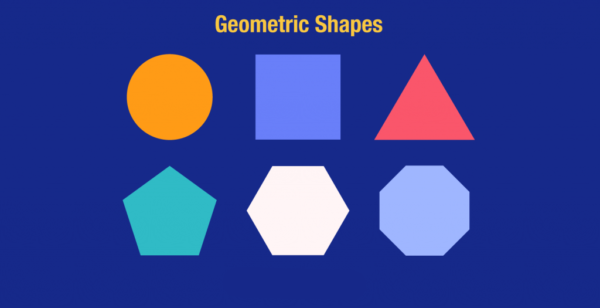
#> input picture lab5/geometric.png, 600 x 308 px
$ jupyter execute lab5.ipynb
#> lines starting #> are read from the running program, lines starting #| are printed output that depends on the picture; after the words box and inside, x2 and y2 are one past the last pixel; in counts of white or black regions, pixels touching at a corner belong together; pictures that were not available may be replaced by others from this repository, and a replacement may not be noted
[cell 1]
# 2.1 Gán nhãn ảnh
from PIL import Image
import numpy as np
import imageio.v2 as iio
import scipy.ndimage as nd
from skimage.morphology import label
from skimage.measure import regionprops
import matplotlib.pylab as plt
import matplotlib.patches as mpatches
from skimage.filters.thresholding import threshold_otsu

data = Image.open('geometric.png').convert('L')
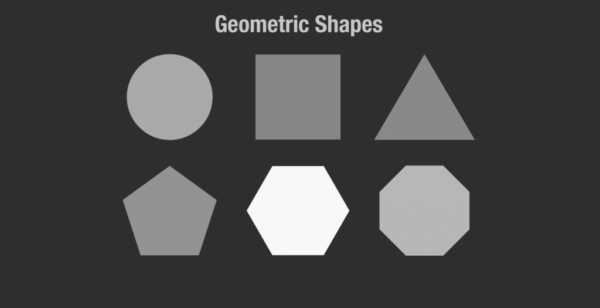
#> data: PIL image 600x308 L; min 45, max 248, mean 72.1
a = np.asarray(data)

# performing Otsu's thresholding
thres = threshold_otsu(a)
#> thres = 109
# pixels with intensity greater than the threshold are kept
b = a > thres
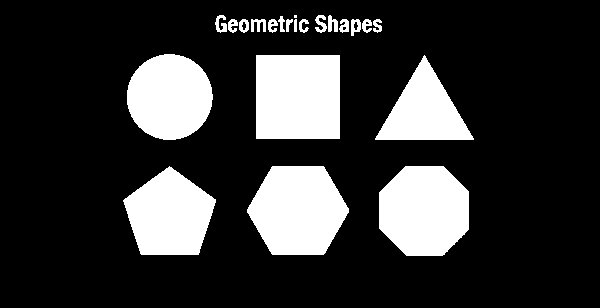
#> b: shape (308, 600) bool; 20.5% white; 22 white regions (1 under 20 px)

# labelling is performed on b
c = label(b)
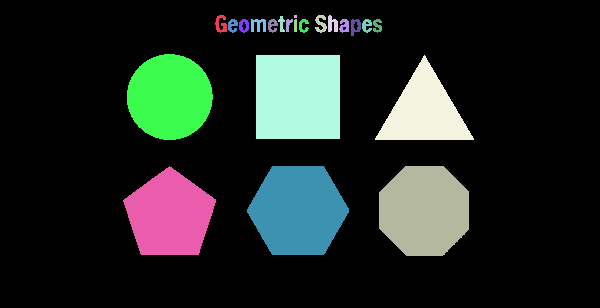
#> c: shape (308, 600) int32; 23 distinct labels, from 0 to 22; one colour per label, 0 black
cl = Image.fromarray(c)
iio.imsave('label_output.jpg', (c.astype(np.uint8)))
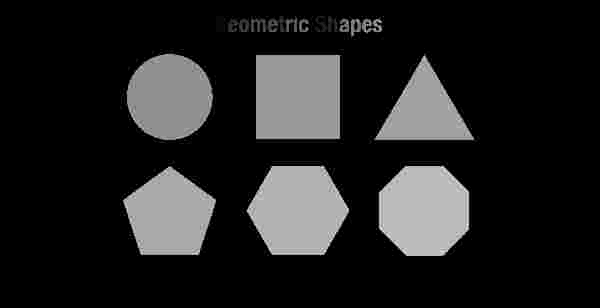
#> saved as label_output.jpg: shape (308, 600); min 0, max 30, mean 4; drawn with min black and max white


# on the labelled image c, regionprops is performed
properties = ['Area', 'Centroid', 'BoundingBox']
d = regionprops(c)
#> d = 22 regions; largest, box (x1, y1, x2, y2) and area: (256, 55, 340, 139) 7056, (247, 166, 349, 255) 6907, (379, 166, 469, 256) 6701, (127, 54, 213, 140) 5786, (123, 166, 216, 255) 5757

# the following command creates an empty plot of
# dimension 6 inch by 6 inch
fig, ax = plt.subplots(ncols=1, nrows=1, figsize=(6, 6))
ax.imshow(c, cmap='YlOrRd')

for i in d:
    lr, lc, ur, uc = i['BoundingBox']
    rec_width = uc - lc
    rec_height = ur - lr
    # Rectangular boxes with origin at (lr, lc) are drawn
    rect = mpatches.Rectangle((lc, lr), rec_width, rec_height, fill=False,
                              edgecolor='black', linewidth=2)
    ax.add_patch(rect)
#> this loop made 22 passes
#> (lr, lc, ur, uc, rec_width, rec_height) on passes 1 to 12: (15, 215, 33, 227, 12, 18), (15, 294, 18, 297, 3, 3), (15, 315, 33, 327, 12, 18), (15, 328, 32, 338, 10, 17), (16, 278, 32, 285, 7, 16), (19, 228, 33, 238, 10, 14), (19, 239, 33, 249, 10, 14), (19, 251, 32, 266, 15, 13), (19, 268, 33, 278, 10, 14), (19, 286, 32, 293, 7, 13), (19, 294, 32, 297, 3, 13), (19, 299, 33, 309, 10, 14)

plt.show()

[cell 2]
#2.2 Dò tìm cạnh theo chiều dọc
from PIL import Image
import numpy as np
import imageio.v2 as iio
import scipy.ndimage as nd
from skimage.morphology import label
from skimage.measure import regionprops
import matplotlib.pylab as plt
import matplotlib.patches as mpatches
from skimage.filters.thresholding import threshold_otsu

data = Image.open('geometric.png').convert('L')
bmg = abs(data - nd.shift(data, (0, 1), order=0))
plt.imshow(bmg)
plt.show()

[cell 3]
# 2.3 Dò tìm cạnh với Sobel Filter
from PIL import Image
import numpy as np
import cv2
import imageio.v2 as iio
import scipy.ndimage as nd
from skimage.morphology import label
from skimage.measure import regionprops
import matplotlib.pylab as plt
import matplotlib.patches as mpatches
from skimage.filters.thresholding import threshold_otsu

data = Image.open('geometric.png')
#> data is the input picture: PIL image 600x308 RGBA; mean R, G, B, A 53.8, 67.2, 147.4, 255
a = nd.sobel(data, axis=0)
b = nd.sobel(data, axis=1)
#> b: shape (308, 600, 4)
bmg = abs(a) + abs(b)
#> bmg: shape (308, 600, 4)
plt.imshow(bmg)
plt.show()

[cell 4]
# 2.4 Xác định góc của đối tượng
from PIL import Image
import numpy as np
import cv2
import imageio.v2 as iio
import scipy.ndimage as nd
from skimage.morphology import label
from skimage.measure import regionprops
import matplotlib.pylab as plt
import matplotlib.patches as mpatches
from skimage.filters.thresholding import threshold_otsu

def Harris(indata, alpha=0.2):
#> called with alpha = 0.2
    x = nd.sobel(indata, 0)
    y = nd.sobel(indata, 1)
    xl = x ** 2
    yl = y ** 2
    xy = abs(x * y)
    xl = nd.gaussian_filter(xl, 3)
    yl = nd.gaussian_filter(yl, 3)
    xy = nd.gaussian_filter(xy, 3)

    detC = xl * yl - 2 * xy
    trC = xl + yl
    R = detC - alpha * trC ** 2
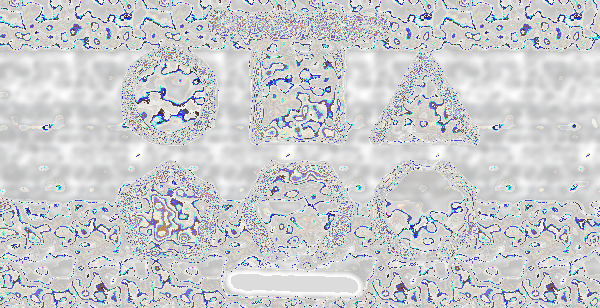
#> R: shape (308, 600, 4) float64; mean R, G, B, A 134.7, 135, 136, 137; transparent parts drawn white
    return R

data = Image.open('geometric.png')
bmg = Harris(data)
plt.imshow(bmg)
plt.show()
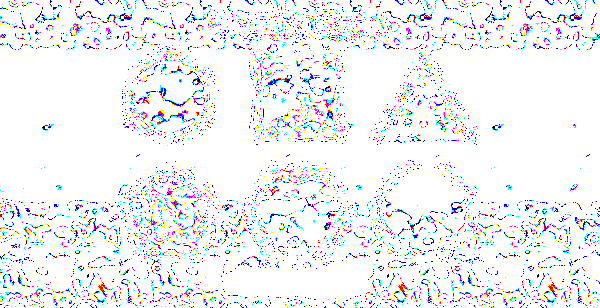
#> shown: shape (308, 600, 4) float64; mean R, G, B, A 0.918, 0.918, 0.917, 0.918; transparent parts drawn white

[cell 5]
# 2.5.1 Dò tìm đường thẳng trong ảnh
import numpy as np
import cv2
import imageio.v2 as iio
import scipy.ndimage as nd
from skimage.morphology import label
from skimage.measure import regionprops
import matplotlib.pylab as plt
import matplotlib.patches as mpatches
from skimage.filters.thresholding import threshold_otsu

def LineHough(data, gamma):
#> called with gamma = 0.5
    V, H = data.shape
    R = int(np.sqrt(V * V + H * H))
    ho = np.zeros((R, 90), float)  # Hough space
    w = data + 0
    ok = 1
    theta = np.arange(90) / 180.0 * np.pi
    tp = np.arange(90).astype(float)

    while ok:
        mx = w.max()
        if mx < gamma:
            ok = 0
        else:
            v, h = divmod(w.argmax(), H)
            y = V - v
            x = h
            rh = x * np.cos(theta) + y * np.sin(theta)
            for i in range(len(rh)):
                if 0 <= rh[i] < R and 0 <= tp[i] < 90:
                    ho[int(rh[i]), int(tp[i])] += mx
            w[v, h] = 0
    return ho

data = np.zeros((256, 256))
data[128, 128] = 1
bmg = LineHough(data, 0.5)
plt.imshow(bmg)
plt.show()
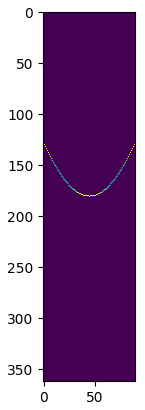
#> figure drawn by matplotlib, 1 panel

[cell 6]
# 2.5.2 Dò tìm đường tròn trong ảnh
from PIL import Image
import numpy as np
import cv2
import imageio.v2 as iio
import scipy.ndimage as nd
from skimage.morphology import label
from skimage.measure import regionprops
import matplotlib.pylab as plt
import matplotlib.patches as mpatches
from skimage.feature import corner_harris
from skimage.color import rgb2gray

data = iio.imread('bird.png')
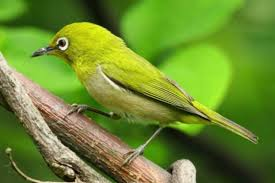
#> input picture Bài KT Cuối Kỳ/bird.jpg, 275 x 183 px, given in place of bird.png, which was not available
#> data is the input picture: shape (183, 275, 3); mean R, G, B 107.8, 138.3, 47.7
image_gray = rgb2gray(data)
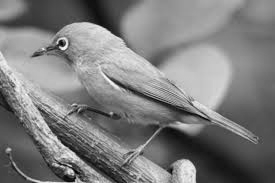
#> image_gray: shape (183, 275) float64; min 0.00583, max 0.99, mean 0.492
coordinate = corner_harris(image_gray, k=0.001)
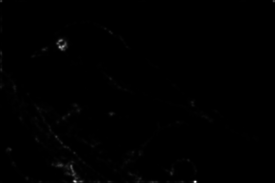
#> coordinate: shape (183, 275) float64; min -0.00819, max 4.17, mean 0.0128; drawn with min black and max white

plt.figure(figsize=(20, 10))
plt.imshow(coordinate)
plt.axis('off')
plt.show()
